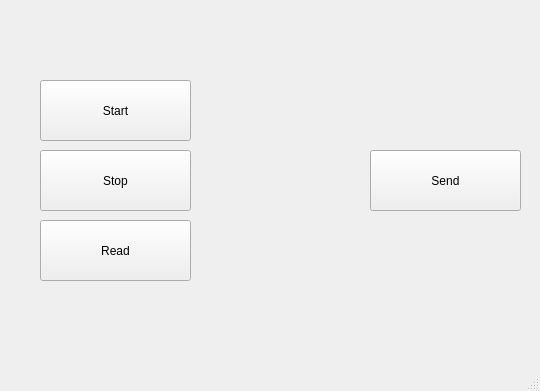
<?xml version="1.0" encoding="UTF-8"?>
<ui version="4.0">
 <class>MainWindow</class>
 <widget class="QMainWindow" name="MainWindow">
  <property name="geometry">
   <rect>
    <x>0</x>
    <y>0</y>
    <width>540</width>
    <height>391</height>
   </rect>
  </property>
  <property name="windowTitle">
   <string>MainWindow</string>
  </property>
  <widget class="QWidget" name="centralwidget">
   <widget class="QPushButton" name="start_btn">
    <property name="geometry">
     <rect>
      <x>40</x>
      <y>80</y>
      <width>151</width>
      <height>61</height>
     </rect>
    </property>
    <property name="text">
     <string>Start</string>
    </property>
   </widget>
   <widget class="QPushButton" name="stop_btn">
    <property name="geometry">
     <rect>
      <x>40</x>
      <y>150</y>
      <width>151</width>
      <height>61</height>
     </rect>
    </property>
    <property name="text">
     <string>Stop</string>
    </property>
   </widget>
   <widget class="QPushButton" name="read_btn">
    <property name="geometry">
     <rect>
      <x>40</x>
      <y>220</y>
      <width>151</width>
      <height>61</height>
     </rect>
    </property>
    <property name="text">
     <string>Read</string>
    </property>
   </widget>
   <widget class="QPushButton" name="send_btn">
    <property name="geometry">
     <rect>
      <x>370</x>
      <y>150</y>
      <width>151</width>
      <height>61</height>
     </rect>
    </property>
    <property name="text">
     <string>Send</string>
    </property>
   </widget>
  </widget>
  <widget class="QMenuBar" name="menubar">
   <property name="geometry">
    <rect>
     <x>0</x>
     <y>0</y>
     <width>540</width>
     <height>22</height>
    </rect>
   </property>
  </widget>
  <widget class="QStatusBar" name="statusbar"/>
 </widget>
 <resources/>
 <connections/>
</ui>
